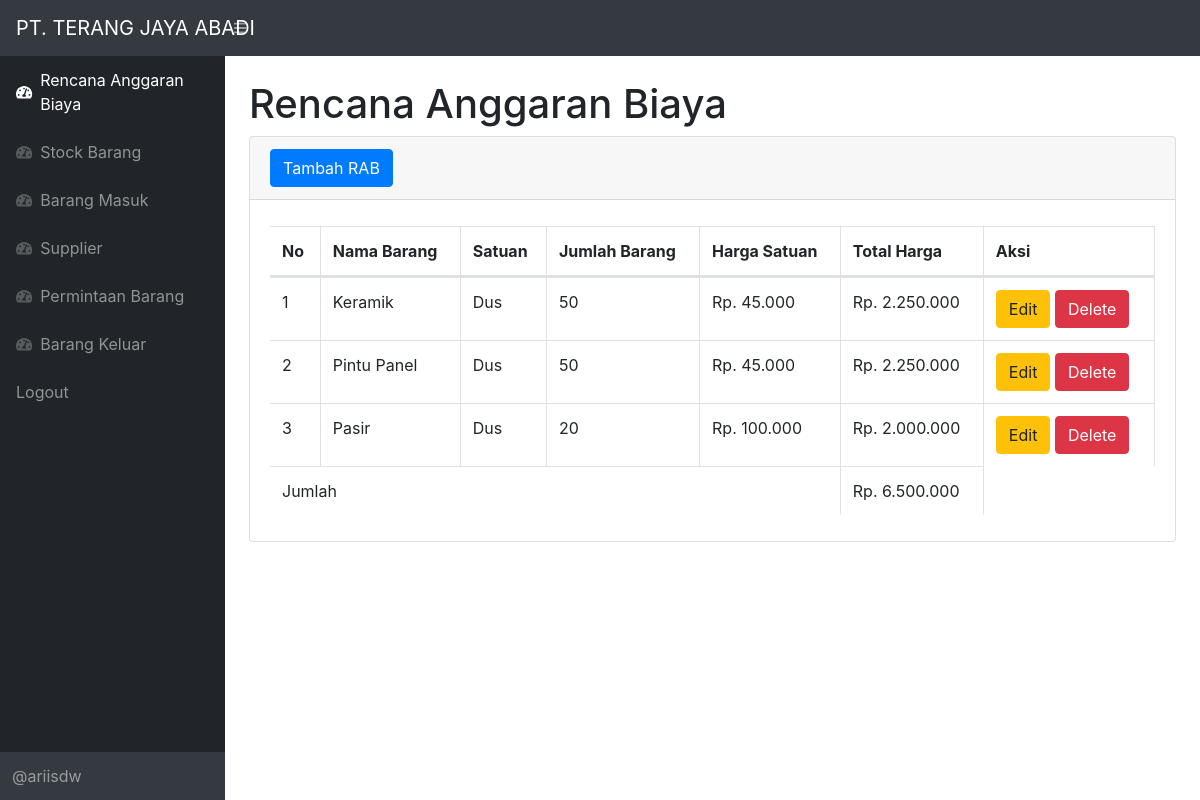
/rab.php (signed in), run on the app's committed database.
### tables this page shows
CREATE TABLE `rab` (
  `idrab` int(11) NOT NULL,
  `namabarang` varchar(25) NOT NULL,
  `satuan` varchar(11) NOT NULL,
  `jumlahbarang` int(11) NOT NULL,
  `hargasatuan` int(11) NOT NULL,
  `totalharga` int(11) NOT NULL
);

### fungsi.php (called while the page is built, shortened)
<?php
function rupiah($angka)
{
    $hasil = "Rp. " . number_format($angka, '0', ',', '.');
    return $hasil;
}

### rab.php (the view, shortened to what this page needs)
<?php
require 'fungsi.php';
?>
<!DOCTYPE html>
<html lang="en">
<head>
    <link href="css/styles.css" rel="stylesheet" />
    <link href="https://cdn.datatables.net/1.10.20/css/dataTables.bootstrap4.min.css" rel="stylesheet" />
</head>
<body class="sb-nav-fixed">
    <nav class="sb-topnav navbar navbar-expand navbar-dark bg-dark">
        <a class="navbar-brand" href="rab.php">PT. TERANG JAYA ABADI</a>
        <button class="btn btn-link btn-sm order-1 order-lg-0" id="sidebarToggle" href="#"><i class="fas fa-bars"></i></button>
    </nav>
    <div id="layoutSidenav">
        <div id="layoutSidenav_nav">
            <nav class="sb-sidenav accordion sb-sidenav-dark" id="sidenavAccordion">
                <div class="sb-sidenav-menu">
                    <div class="nav">
                        <a class="nav-link" href="rab.php">
                            <div class="sb-nav-link-icon"><i class="fas fa-tachometer-alt"></i></div>
                            Rencana Anggaran Biaya
                        </a>
                        <a class="nav-link" href="index.php">
                            <div class="sb-nav-link-icon"><i class="fas fa-tachometer-alt"></i></div>
                            Stock Barang
                        </a>
                        <a class="nav-link" href="masuk.php">
                            <div class="sb-nav-link-icon"><i class="fas fa-tachometer-alt"></i></div>
                            Barang Masuk
                        </a>
                        <a class="nav-link" href="supplier.php">
                            <div class="sb-nav-link-icon"><i class="fas fa-tachometer-alt"></i></div>
                            Supplier
                        </a>
                        <a class="nav-link" href="permintaanbarang.php">
                            <div class="sb-nav-link-icon"><i class="fas fa-tachometer-alt"></i></div>
                            Permintaan Barang
                        </a>
                        <a class="nav-link" href="keluar.php">
                            <div class="sb-nav-link-icon"><i class="fas fa-tachometer-alt"></i></div>
                            Barang Keluar
                        </a>
                        <a class="nav-link" href="logout.php">
                            Logout
                        </a>
                    </div>
                </div>
                <div class="sb-sidenav-footer">
                    @ariisdw
                </div>
            </nav>
        </div>
        <div id="layoutSidenav_content">
            <main>
                <div class="container-fluid">
                    <h1 class="mt-4">Rencana Anggaran Biaya</h1>
                    <div class="card mb-4">
                        <div class="card-header">
                            <button type="button" class="btn btn-primary" data-toggle="modal" data-target="#myModal">
                                Tambah RAB
                            </button>
                        </div>
                        <div class="card-body">
                            <div class="table-responsive">
                                <table class="table table-bordered" id="dataTable" width="100%" cellspacing="0">
                                    <thead>
                                        <tr>
                                            <th>No</th>
                                            <th>Nama Barang</th>
                                            <th>Satuan</th>
                                            <th>Jumlah Barang</th>
                                            <th>Harga Satuan</th>
                                            <th>Total Harga</th>
                                            <th>Aksi</th>
                                        </tr>
                                        <?php
                                        $jumlah = 0;
                                        ?>
                                    </thead>
                                    <tbody>
                                        <?php
                                        $ambilsemuadatarab = mysqli_query($conn, "select * from rab");
                                        $i = 1;
                                        while ($data = mysqli_fetch_array($ambilsemuadatarab)) {
                                            $namabarang = $data['namabarang'];
                                            $satuan = $data['satuan'];
                                            $jumlahbarang = $data['jumlahbarang'];
                                            $totalharga = $data['totalharga'];
                                            $jumlah += $totalharga;
                                            $idr = $data['idrab'];
                                        ?>
                                            <tr>
                                                <td><?= $i++; ?></td>
                                                <td><?= $namabarang; ?></td>
                                                <td><?= $satuan; ?></td>
                                                <td><?= $jumlahbarang; ?></td>
                                                <td><?= rupiah($data['hargasatuan']); ?></td>
                                                <td><?= rupiah($data['totalharga']); ?></td>
                                                <td>
                                                    <button type="button" class="btn btn-warning" data-toggle="modal" data-target="#edit<?= $idr; ?>">
                                                        Edit
                                                    </button>
                                                    <button type="button" class="btn btn-danger" data-toggle="modal" data-target="#delete<?= $idr; ?>">
                                                        Delete
                                                    </button>
                                                </td>
                                            </tr>
                                        <?php
                                        };
                                        ?>
                                        <tr>
                                            <td colspan="5">Jumlah </td>
                                            <td><?= rupiah($jumlah); ?></td>
                                        </tr>
                                    </tbody>
                                </table>
                            </div>
                        </div>
                    </div>
                </div>
</body>
</html>

### data on the page
rab: namabarang "Keramik", satuan "Dus", jumlahbarang "50", hargasatuan "Rp. 45.000", totalharga "Rp. 2.250.000"
rab: namabarang "Pintu Panel", satuan "Dus", jumlahbarang "50", hargasatuan "Rp. 45.000", totalharga "Rp. 2.250.000"
rab: namabarang "Pasir", satuan "Dus", jumlahbarang "20", hargasatuan "Rp. 100.000", totalharga "Rp. 2.000.000"

### other printed values
rupiah($jumlah) "Rp. 6.500.000"
